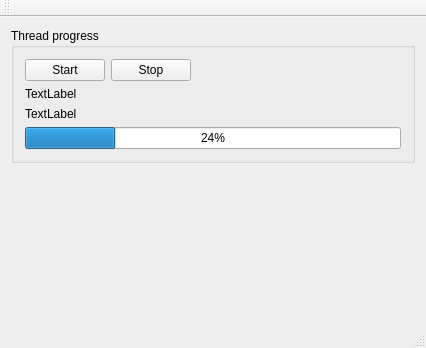
<?xml version="1.0" encoding="UTF-8"?>
<ui version="4.0">
 <class>MainWindow</class>
 <widget class="QMainWindow" name="MainWindow">
  <property name="geometry">
   <rect>
    <x>0</x>
    <y>0</y>
    <width>426</width>
    <height>348</height>
   </rect>
  </property>
  <property name="windowTitle">
   <string>MainWindow</string>
  </property>
  <widget class="QWidget" name="centralWidget">
   <layout class="QVBoxLayout" name="verticalLayout">
    <item>
     <widget class="QGroupBox" name="groupBox">
      <property name="title">
       <string>Thread progress</string>
      </property>
      <layout class="QGridLayout" name="gridLayout">
       <item row="0" column="0">
        <widget class="QPushButton" name="pushButtonStartTask">
         <property name="text">
          <string>Start</string>
         </property>
        </widget>
       </item>
       <item row="0" column="2">
        <spacer name="horizontalSpacer">
         <property name="orientation">
          <enum>Qt::Horizontal</enum>
         </property>
         <property name="sizeHint" stdset="0">
          <size>
           <width>40</width>
           <height>20</height>
          </size>
         </property>
        </spacer>
       </item>
       <item row="0" column="1">
        <widget class="QPushButton" name="pushButtonStopTask">
         <property name="text">
          <string>Stop</string>
         </property>
        </widget>
       </item>
       <item row="3" column="0" colspan="3">
        <widget class="QProgressBar" name="progressBar">
         <property name="value">
          <number>24</number>
         </property>
        </widget>
       </item>
       <item row="2" column="0" colspan="3">
        <widget class="QLabel" name="labelTaskInfo2">
         <property name="text">
          <string>TextLabel</string>
         </property>
        </widget>
       </item>
       <item row="1" column="0">
        <widget class="QLabel" name="labelTaskInfo1">
         <property name="text">
          <string>TextLabel</string>
         </property>
        </widget>
       </item>
      </layout>
      <zorder>pushButtonStartTask</zorder>
      <zorder>pushButtonStartTask</zorder>
      <zorder>pushButtonStopTask</zorder>
      <zorder>progressBar</zorder>
      <zorder>horizontalSpacer</zorder>
      <zorder>labelTaskInfo2</zorder>
      <zorder>labelTaskInfo1</zorder>
     </widget>
    </item>
    <item>
     <spacer name="verticalSpacer">
      <property name="orientation">
       <enum>Qt::Vertical</enum>
      </property>
      <property name="sizeHint" stdset="0">
       <size>
        <width>20</width>
        <height>40</height>
       </size>
      </property>
     </spacer>
    </item>
   </layout>
  </widget>
  <widget class="QMenuBar" name="menuBar">
   <property name="geometry">
    <rect>
     <x>0</x>
     <y>0</y>
     <width>426</width>
     <height>26</height>
    </rect>
   </property>
  </widget>
  <widget class="QToolBar" name="mainToolBar">
   <attribute name="toolBarArea">
    <enum>TopToolBarArea</enum>
   </attribute>
   <attribute name="toolBarBreak">
    <bool>false</bool>
   </attribute>
  </widget>
  <widget class="QStatusBar" name="statusBar"/>
 </widget>
 <layoutdefault spacing="6" margin="11"/>
 <resources/>
 <connections/>
</ui>
